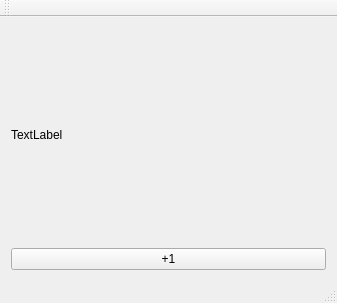
<?xml version="1.0" encoding="UTF-8"?>
<ui version="4.0">
 <class>MainWindow</class>
 <widget class="QMainWindow" name="MainWindow">
  <property name="geometry">
   <rect>
    <x>0</x>
    <y>0</y>
    <width>337</width>
    <height>303</height>
   </rect>
  </property>
  <property name="windowTitle">
   <string>MainWindow</string>
  </property>
  <widget class="QWidget" name="centralWidget">
   <layout class="QVBoxLayout" name="verticalLayout_2">
    <item>
     <layout class="QVBoxLayout" name="verticalLayout">
      <item>
       <widget class="QLabel" name="lblCount">
        <property name="text">
         <string>TextLabel</string>
        </property>
       </widget>
      </item>
      <item>
       <widget class="QPushButton" name="btnPlusOne">
        <property name="text">
         <string>+1</string>
        </property>
       </widget>
      </item>
     </layout>
    </item>
   </layout>
  </widget>
  <widget class="QMenuBar" name="menuBar">
   <property name="geometry">
    <rect>
     <x>0</x>
     <y>0</y>
     <width>337</width>
     <height>21</height>
    </rect>
   </property>
  </widget>
  <widget class="QToolBar" name="mainToolBar">
   <attribute name="toolBarArea">
    <enum>TopToolBarArea</enum>
   </attribute>
   <attribute name="toolBarBreak">
    <bool>false</bool>
   </attribute>
  </widget>
  <widget class="QStatusBar" name="statusBar"/>
 </widget>
 <layoutdefault spacing="6" margin="11"/>
 <resources/>
 <connections/>
</ui>
